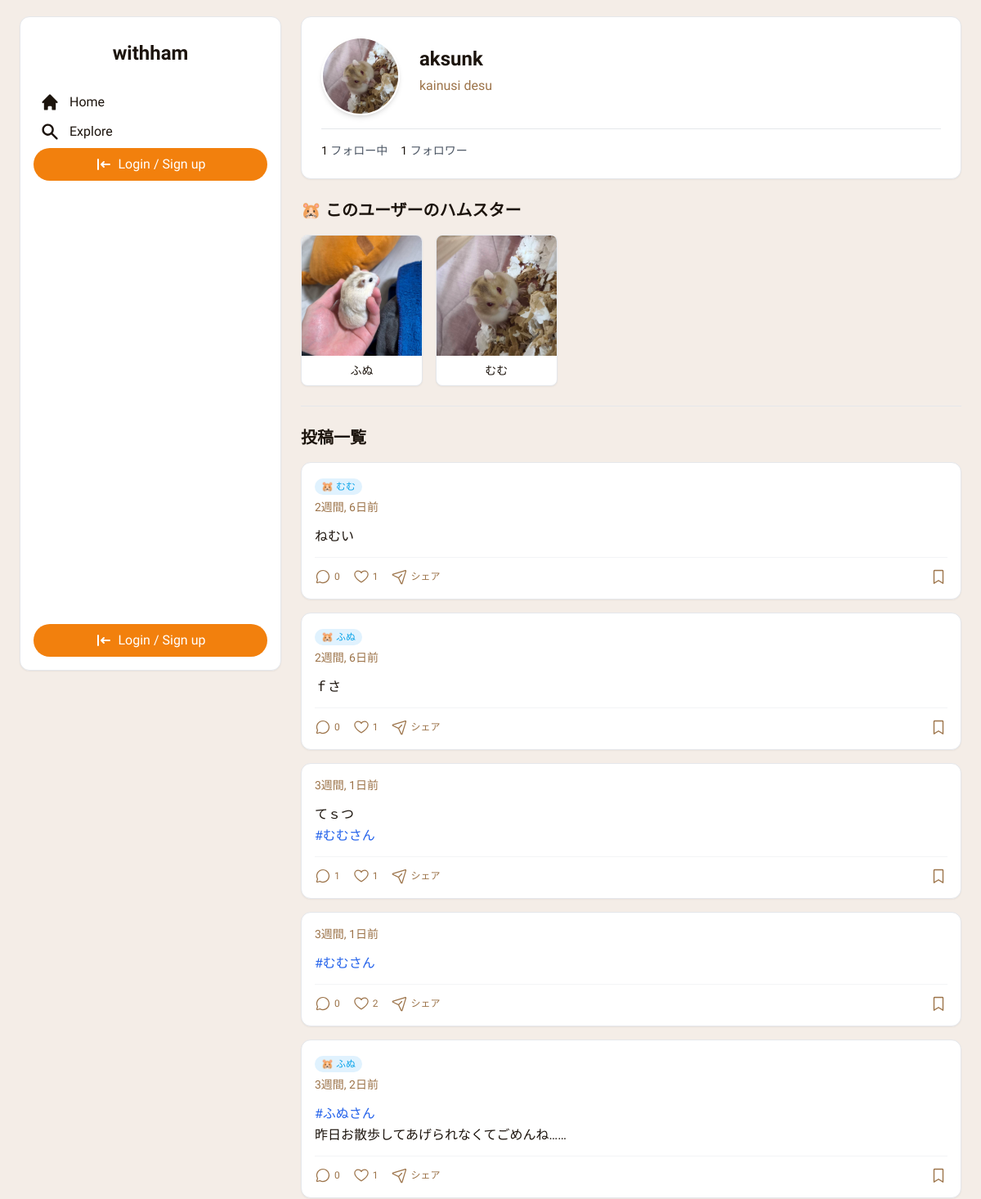
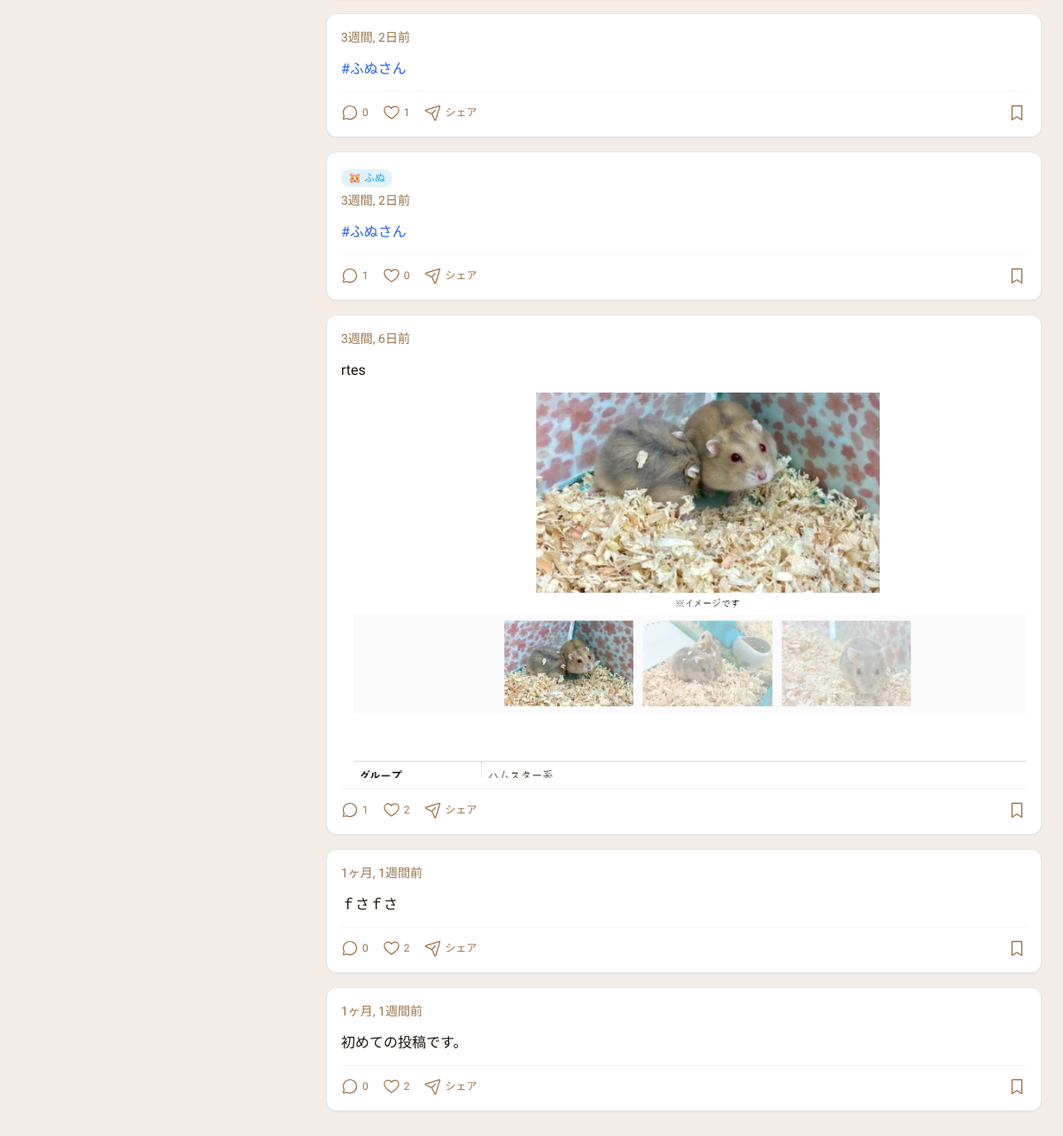
The page /users/1/ on the database its author committed (2 pictures, top to bottom).
### withham/models.py (models this page shows, shortened)
class UserProfile(models.Model):
    user = models.OneToOneField(User, on_delete=models.CASCADE, related_name='profile')
    bio = models.TextField("自己紹介", blank=True, null=True)
    avatar = models.ImageField("プロフィール画像", upload_to='avatars/', null=True, blank=True)
    following = models.ManyToManyField(User, related_name='followers', symmetrical=False, blank=True)

class Hamster(models.Model):
    owner = models.ForeignKey(User, on_delete=models.CASCADE, related_name='hamsters', verbose_name='飼い主')
    name = models.CharField('名前', max_length=100)
    breed = models.CharField('種類', max_length=50, blank=True, null=True)
    birthday = models.DateField('誕生日', blank=True, null=True)
    GENDER_CHOICES = [('M', '男の子'), ('F', '女の子'), ('U', '不明')]
    gender = models.CharField('性別', max_length=1, choices=GENDER_CHOICES, default='U')
    profile_text = models.TextField('プロフィール', blank=True, null=True)
    profile_image = models.ImageField('プロフィール画像', upload_to='hamster_images/', blank=True, null=True)
    created_at = models.DateTimeField('登録日時', default=timezone.now)
    class Meta:
        verbose_name = 'ハムスター'
        verbose_name_plural = 'ハムスター'

class Post(models.Model):
    author = models.ForeignKey(User, on_delete=models.CASCADE, related_name='posts', verbose_name='投稿者')
    hamster = models.ForeignKey(Hamster, on_delete=models.SET_NULL, blank=True, null=True, related_name='posts', verbose_name='関連ハムスター')
    text = models.TextField('本文')
    image = models.ImageField('画像', upload_to='post_images/', blank=True, null=True)
    created_at = models.DateTimeField('投稿日時', default=timezone.now)
    likes = models.ManyToManyField(User, related_name='liked_posts', blank=True, verbose_name='いいねしたユーザー')
    tags = models.ManyToManyField(Tag, blank=True, related_name='posts', verbose_name='タグ')
    post_as_hamster = models.BooleanField("ハムスターとして投稿", default=False)
    class Meta:
        verbose_name = '投稿'
        verbose_name_plural = '投稿'
        ordering = ['-created_at']

### withham/views.py (the view)
# urls.py: path('users/<int:pk>/', views.profile_detail, name='profile_detail'),
def profile_detail(request, pk):
    target_user = get_object_or_404(User, pk=pk) # 変数名を target_user に変更
    posts = Post.objects.filter(author=target_user).order_by('-created_at')
    hamsters = Hamster.objects.filter(owner=target_user)
    is_following = False
    following_count = 0
    followers_count = 0
    try:
        profile = target_user.profile # target_user を使用
        following_count = profile.following.count()
        followers_count = target_user.followers.count() # target_user を使用
        if request.user.is_authenticated:
            is_following = request.user.profile.following.filter(pk=target_user.pk).exists() # target_user を使用
    except UserProfile.DoesNotExist:
        pass
    context = {
        'target_user': target_user, # 変数名を変更
        'posts': posts,
        'hamsters': hamsters,
        'is_following': is_following,
        'following_count': following_count,
        'followers_count': followers_count,
    }
    return render(request, 'withham/profile_detail.html', context)

### withham/templatetags/withham_tags.py (called while the page is built)
@register.filter(name='linkify_hashtags')
def linkify_hashtags(value):
    hashtag_pattern = r'#([\w\u3040-\u30ff\u31f0-\u31ff\u3200-\u32ff\u3300-\u33ff\u3400-\u4dbf\u4e00-\u9fff\uf900-\ufaff]+)'
    def replace_hashtag(match):
        tag_name = match.group(1)
        try:
            url = reverse('withham:hashtag_search', kwargs={'tag_name': tag_name})
            return f'<a href="{url}" class="text-blue-600 hover:underline">#{tag_name}</a>'
        except Exception:
            return f'#{tag_name}'
    linked_text = re.sub(hashtag_pattern, replace_hashtag, value)
    return mark_safe(linked_text)

### withham/templates/withham/profile_detail.html (shortened to what this page needs)
{% extends "withham/base.html" %}
{% load static %}
{% load humanize %}
{% load withham_tags %}
{% block content %}
    <div class="profile-header mb-6 p-4 sm:p-6 bg-white rounded-xl shadow-sm border border-gray-200">
        <div class="flex flex-col sm:flex-row items-center">
            <div class="flex-shrink-0 mb-4 sm:mb-0 sm:mr-6">
                {% if target_user.profile.avatar %}
                    <img src="{{ target_user.profile.avatar.url }}" class="h-24 w-24 rounded-full object-cover border-2 border-white shadow-md" alt="{{ target_user.username }}のプロフィール画像">
                {% else %}
                    <div class="h-24 w-24 rounded-full border-2 border-white shadow-md bg-gray-200 flex items-center justify-center">
                        <i class="fas fa-user text-4xl text-gray-400"></i>
                    </div>
                {% endif %}
            </div>
            <div class="flex-grow-1 text-center sm:text-left">
                <h2 class="text-2xl font-bold text-[#1c140d] mb-1">{{ target_user.username }}</h2>
                {% if target_user.profile.bio %}
                    <p class="text-[#9c7349] text-base leading-relaxed mb-3">{{ target_user.profile.bio|linebreaksbr }}</p>
                {% else %}
                    {% if request.user == target_user %}
                    <p class="text-gray-500 italic mb-3">自己紹介文を編集してみましょう！</p>
                    {% endif %}
                {% endif %}
            </div>
        </div>
         <div class="mt-4 pt-4 border-t border-gray-200 flex gap-4 justify-center sm:justify-start">
            <a href="{% url 'withham:following_list' target_user.pk %}" class="text-sm text-gray-600 hover:underline">
                <strong class="font-medium text-[#1c140d]">{{ following_count }}</strong> フォロー中
            </a>
            <a href="{% url 'withham:followers_list' target_user.pk %}" class="text-sm text-gray-600 hover:underline">
                <strong class="font-medium text-[#1c140d]">{{ followers_count }}</strong> フォロワー
            </a>
        </div>
    </div>
    <div class="hamster-section mb-6">
        <h3 class="text-xl font-bold text-[#1c140d] mb-4">🐹 このユーザーのハムスター</h3>
        <div class="grid grid-cols-2 sm:grid-cols-3 md:grid-cols-4 lg:grid-cols-5 gap-4">
            {% for hamster in hamsters %}
                <div class="bg-white rounded-lg shadow-sm overflow-hidden border border-gray-200 text-center flex flex-col">
                    <a href="{% url 'withham:health_log_list' hamster.pk %}" class="block group relative flex-grow">
                        {% if hamster.profile_image %}
                            <img src="{{ hamster.profile_image.url }}" class="w-full aspect-square object-cover group-hover:opacity-90 transition-opacity" alt="{{ hamster.name }}">
                        {% else %}
                            <img src="{% static 'images/default_hamster_icon.svg' %}" class="w-full aspect-square object-contain p-4 bg-gray-100 group-hover:opacity-90 transition-opacity" alt="デフォルト画像">
                        {% endif %}
                        <div class="p-2">
                            <h4 class="text-sm font-medium text-[#1c140d] truncate">{{ hamster.name }}</h4>
                        </div>
                    </a>
                </div>
            {% endfor %}
        </div>
        <hr class="my-6 border-gray-200">
    </div>
    <h3 class="text-xl font-bold text-[#1c140d] mb-4">投稿一覧</h3>
    {% for post in posts %}
        <div class="bg-white rounded-xl shadow-sm mb-4 border border-gray-200">
            <div class="p-4">
                <div class="flex justify-between items-center mb-3">
                    <div class="flex items-center gap-3">
                        <div>
                            {% if post.hamster %}
                                 <span class="inline-block bg-[#e0f2fe] text-[#0ea5e9] text-xs font-medium px-2 py-0.5 rounded-full">🐹 {{ post.hamster.name }}</span>
                            {% endif %}
                            <a href="{% url 'withham:post_detail' post.pk %}" class="block text-[#9c7349] text-sm font-normal leading-normal hover:underline {% if post.hamster %}mt-1{% endif %}">{{ post.created_at|timesince }}前</a>
                        </div>
                    </div>
                </div>
                {% if post.text %}
                    <p class="text-[#1c140d] text-base leading-relaxed my-3">{{ post.text|linkify_hashtags|linebreaksbr }}</p>
                {% endif %}
                {% if post.image %}
                    <div class="my-3 cursor-pointer open-modal-trigger" data-full-src="{{ post.image.url }}">
                        <div class="aspect-video w-full overflow-hidden rounded-lg bg-gray-100">
                            <img src="{{ post.image.url }}"
                                 class="w-full h-full object-cover"
                                 alt="投稿画像 {{ post.id }}">
                        </div>
                    </div>
                {% endif %}
                <div class="flex items-center gap-4 text-[#9c7349] pt-3 border-t border-gray-100">
                     <a href="{% url 'withham:post_detail' post.pk %}#comment-form" class="flex items-center gap-1 hover:text-[#1c140d]">
                        <span class="text-xs font-medium">{{ post.comments.count }}</span>
                    </a>
                    {% if user.is_authenticated %}
                    <button type="button"
                            class="like-button flex items-center gap-1 {% if user in post.likes.all %}text-[#f2800d]{% else %}text-[#9c7349] hover:text-[#f2800d]{% endif %}"
                            data-post-id="{{ post.pk }}"
                            data-like-url="{% url 'withham:toggle_like' post.pk %}">
                        <svg class="like-icon" xmlns="http://www.w3.org/2000/svg" width="20px" height="20px" fill="currentColor" viewBox="0 0 256 256">
                            {% if user in post.likes.all %}
                                <path d="M128,216S24,160,24,94A54,54,0,0,1,78,40c22.59,0,41.94,12.31,50,32,8.06-19.69,27.41-32,50-32a54,54,0,0,1,54,54C232,160,128,216,128,216Z"></path>
                            {% else %}
                                <path d="M178,32c-20.65,0-38.73,8.88-50,23.89C116.73,40.88,98.65,32,78,32A62.07,62.07,0,0,0,16,94c0,70,103.79,126.66,108.21,129a8,8,0,0,0,7.58,0C136.21,220.66,240,164,240,94A62.07,62.07,0,0,0,178,32ZM128,206.8C109.74,196.16,32,147.69,32,94A46.06,46.06,0,0,1,78,48c19.45,0,35.78,10.36,42.6,27a8,8,0,0,0,14.8,0c6.82-16.67,23.15-27,42.6-27a46.06,46.06,0,0,1,46,46C224,147.61,146.24,196.15,128,206.8Z"></path>
                            {% endif %}
                        </svg>
                        <span class="like-count text-xs font-medium">{{ post.likes.count }}</span>
                    </button>
                    {% else %}
                        <span class="flex items-center gap-1 text-[#9c7349]">
                            <span class="like-count text-xs font-medium">{{ post.likes.count }}</span>
                        </span>
                    {% endif %}
                    <button type="button" class="flex items-center gap-1 hover:text-[#1c140d]">
                        <span class="text-xs font-medium">シェア</span>
                    </button>
                     <button type="button" class="ml-auto hover:text-[#1c140d]">
                         <svg xmlns="http://www.w3.org/2000/svg" width="22px" height="22px" fill="currentColor" viewBox="0 0 256 256"><path d="M184,32H72A16,16,0,0,0,56,48V224a8,8,0,0,0,12.24,6.78L128,193.43l59.76,37.35A8,8,0,0,0,200,224V48A16,16,0,0,0,184,32Zm0,177.57l-51.76-32.35a8,8,0,0,0-8.48,0L72,209.57V48H184Z"></path></svg>
                    </button>
                </div>
            </div>
        </div>
    {% empty %}
        <div class="bg-blue-50 border border-blue-200 text-blue-800 px-4 py-3 rounded-lg relative" role="alert">
            <strong class="font-bold">お知らせ:</strong>
            <span class="block sm:inline">まだ投稿がありません。</span>
        </div>
    {% endfor %}
{% endblock %}

### rows shown on the page
Hamster: profile_image (picture), name "ふぬ"
Hamster: profile_image (picture), name "むむ"
Post: hamster.name "むむ", created_at "2週間, 6日", text|linkify_hashtags "ねむい", comments.count "0", likes.count "1"
Post: hamster.name "ふぬ", created_at "2週間, 6日", text|linkify_hashtags "ｆさ", comments.count "0", likes.count "1"
Post: created_at "3週間, 1日", text|linkify_hashtags "てｓつ #むむさん", comments.count "1", likes.count "1"
Post: created_at "3週間, 1日", text|linkify_hashtags "#むむさん", comments.count "0", likes.count "2"
Post: hamster.name "ふぬ", created_at "3週間, 2日", text|linkify_hashtags "#ふぬさん 昨日お散歩してあげられなくてごめんね……", comments.count "0", likes.count "1"
Post: created_at "3週間, 2日", text|linkify_hashtags "#ふぬさん", comments.count "0", likes.count "1"
Post: hamster.name "ふぬ", created_at "3週間, 2日", text|linkify_hashtags "#ふぬさん", comments.count "1", likes.count "0"
Post: created_at "3週間, 6日", text|linkify_hashtags "rtes", image (picture), comments.count "1", likes.count "2"
Post: created_at "1ヶ月, 1週間", text|linkify_hashtags "ｆさｆさ", comments.count "0", likes.count "2"
Post: created_at "1ヶ月, 1週間", text|linkify_hashtags "初めての投稿です。", comments.count "0", likes.count "2"

### other values the page prints
{{ target_user.username }} "aksunk"
{{ target_user.profile.bio|linebreaksbr }} "kainusi desu"
{{ following_count }} "1"
{{ followers_count }} "1"
